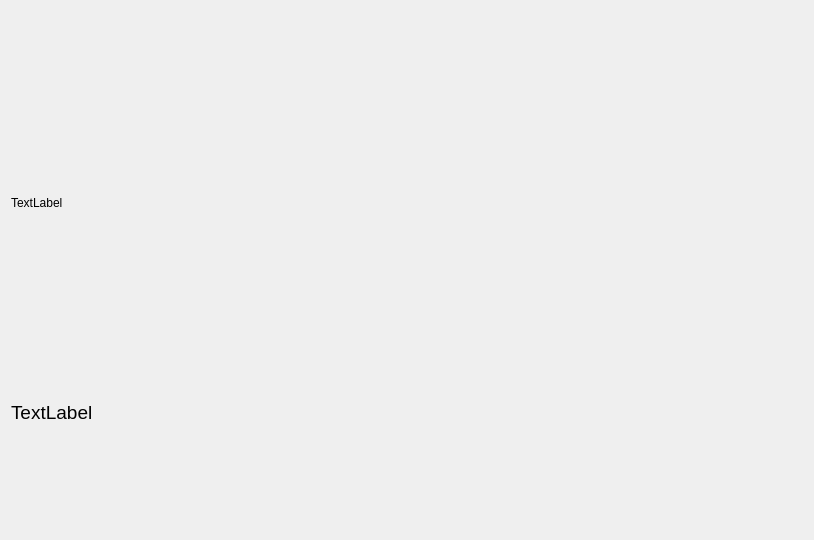
<?xml version="1.0" encoding="UTF-8"?>
<ui version="4.0">
 <class>SexViewForm</class>
 <widget class="QWidget" name="SexViewForm">
  <property name="geometry">
   <rect>
    <x>0</x>
    <y>0</y>
    <width>814</width>
    <height>540</height>
   </rect>
  </property>
  <property name="windowTitle">
   <string>Form</string>
  </property>
  <layout class="QVBoxLayout" name="verticalLayout" stretch="3,1">
   <item>
    <widget class="QLabel" name="labelSexImg">
     <property name="text">
      <string>TextLabel</string>
     </property>
    </widget>
   </item>
   <item>
    <widget class="QLabel" name="labelSexDesc">
     <property name="font">
      <font>
       <pointsize>14</pointsize>
      </font>
     </property>
     <property name="text">
      <string>TextLabel</string>
     </property>
     <property name="alignment">
      <set>Qt::AlignmentFlag::AlignLeading|Qt::AlignmentFlag::AlignLeft|Qt::AlignmentFlag::AlignTop</set>
     </property>
    </widget>
   </item>
  </layout>
 </widget>
 <resources/>
 <connections/>
</ui>
